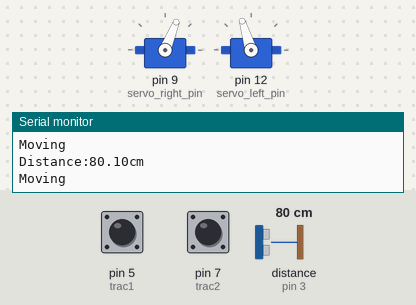
The sketch below on a simulated Arduino Uno, built with avr-gcc and run on an emulated ATmega328P. Shown: 2 × servo, the last lines printed to the serial monitor. Wiring (inferred from the names in the program): ultrasonic range finder: trigger pin 2; echo pin 3. Inputs (shaded band) come from the test bench; at power-on: distance to the obstacle (sensor on pin 3) 80 cm, pin 5 (trac1) HIGH, pin 7 (trac2) HIGH. The echo pulse lasts 58.3 µs per cm.

Above: at 1.2 s.
1.3 s: distance to the obstacle (sensor on pin 3) set to 34 cm
4.3 s: distance to the obstacle (sensor on pin 3) set to 28 cm
At 5.3 s:
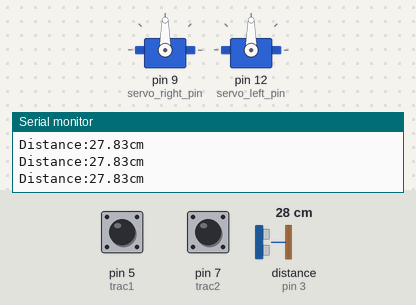
Timing chart, 0 to 7.3 s (numbered marks = the images above; inputs shaded):
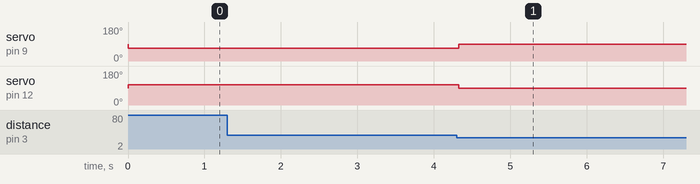

The sketch:

test_formal.ino
```cpp
#include <Servo.h>/////
Servo servo_right_pin;  //to define the right servo
Servo servo_left_pin;  //to define the left servo

int trac1 = 5; //set the NO1 tracing port to be 1(data[0])
int trac2 = 7; //set the NO2 tracing port to be 2(data[1])
int Ecoh=3;//pinout of echo
int Trig=2;//pinout of trig
int Distance;
int time;

Servo myServo;  //servo

void setup() {
  // put your setup code here, to run once:
  //to initialize port
  // Serial.begin(9600);
  //to initialize port of the servo's pinout
  // myServo.attach(9);
  Serial.begin(9600);//to initial the serial port
  pinMode(Ecoh,INPUT);//to define the ultrasonic input pin
  pinMode(Trig,OUTPUT);//to define the ultrasonic output pin
  servo_right_pin.attach(9);//set right serial port to be 9
  servo_left_pin.attach(12);//set left serial port to be 10
  //distance
  // servo_pin_right.attach(9); //  set the pinout servo to be 9
  // servo_pin_left.attach(12);

  //initialize the section of D0 pinout of tracing sector
  pinMode(trac1, INPUT);
  pinMode(trac2, INPUT);

  digitalWrite(trac1,HIGH);
  digitalWrite(trac2,HIGH);

//loop();
}

void loop() {
  // put your main code here, to run repeatedly:

  distance();

}

void Distance_test()//distance test
{
    digitalWrite(Trig,LOW);//low level for 2ms
    delayMicroseconds(2);
    digitalWrite(Trig,HIGH);//high level for 10ms
    delayMicroseconds(10);
    digitalWrite(Trig,LOW);//keep the pinout low level
    float Fdistance=pulseIn(Ecoh,HIGH);//get the high level time
    Fdistance=Fdistance/58;//L(m)=t(s)*344/2
    Distance=Fdistance;
    if(Fdistance<400)
    {
      Serial.print("Distance:");// output the distance
      Serial.print(Fdistance);//show distance
      Serial.print("cm\n");
    }
    else
      Serial.print("!!!out of range!!!\n");
}

void distance()
{
  //judege the distance

    Distance_test();
    if(Distance<30)
    {
      while(Distance<50)
      {
        car_right(2);
        car_stop(1);
        Distance_test();
      }
    }
    else
   tracing();


}

void tracing()
{
  int data[2] = {0};
  data[0] = digitalRead(5);
  data[1] = digitalRead(7);

  if(data[1]&&!data[0])  // examing the rightside of the black wire
  {
  servo_left_pin.writeMicroseconds(1700);// left wheel forwoard
  servo_right_pin.writeMicroseconds(1700);// right wheel backwoard
  Serial.println("Turn Right");
  delay( 100 );//执行时间excute time
  }

  else if(data[0]&&!data[1])  // examing the leftside of the black wire
  {
  servo_left_pin.writeMicroseconds(1300);// left wheel moving forwoard
  servo_right_pin.writeMicroseconds(1300);// right wheel moving backwoard
  Serial.println("Turn Left");
  delay( 100 );// excute time
  }

  else // moving forwoard
  {
  car_go();
  }

  // Serial.println(data[0]);
  // Serial.println("---");
  // Serial.println(data[1]);
  // Serial.println("\n");

}

void car_go()
{
  servo_left_pin.writeMicroseconds(1650);//left wheel moving forwoard
  servo_right_pin.writeMicroseconds(1250);//right wheel moving backwoard
  Serial.println("Moving");
  //delay( 100*time );//excute time
}
void car_left(int time)//turn left
{
 servo_left_pin.write(-200);//left wheel goning backwoard
  servo_right_pin.write(-360);//right wheel going forwoard
  // delay( 100*time );//excute time
}
void car_back(int time)//go backwoard
{
  servo_left_pin.write(-360);//left wheel moving backwoard
 servo_right_pin.write(360);//right wheel moving backwoard
  // delay( 100*time );//excute time
}
void car_right(int time)//turn right
{
  servo_left_pin.write(360);//left wheel moving forwoard
  servo_right_pin.write(-200);//right wheel moving forwoard
  // delay( 100*time );//excute time
}
void car_stop(int time)//vehichle stop
{
   servo_left_pin.write(90);//left wheel stop
  servo_right_pin.write(90);//right wheel stop
  // delay( 100*time );//excute time
}
```

Measured:
- the behaviour switches between 31 and 30 cm on distance to the obstacle (sensor on pin 3) (found by bisection; images 0 and 1)
- after the input at 4.3 s, servo on pin 9 (servo_right_pin): 68° → 90° at once; servo on pin 12 (servo_left_pin): 107° → 90° at once
